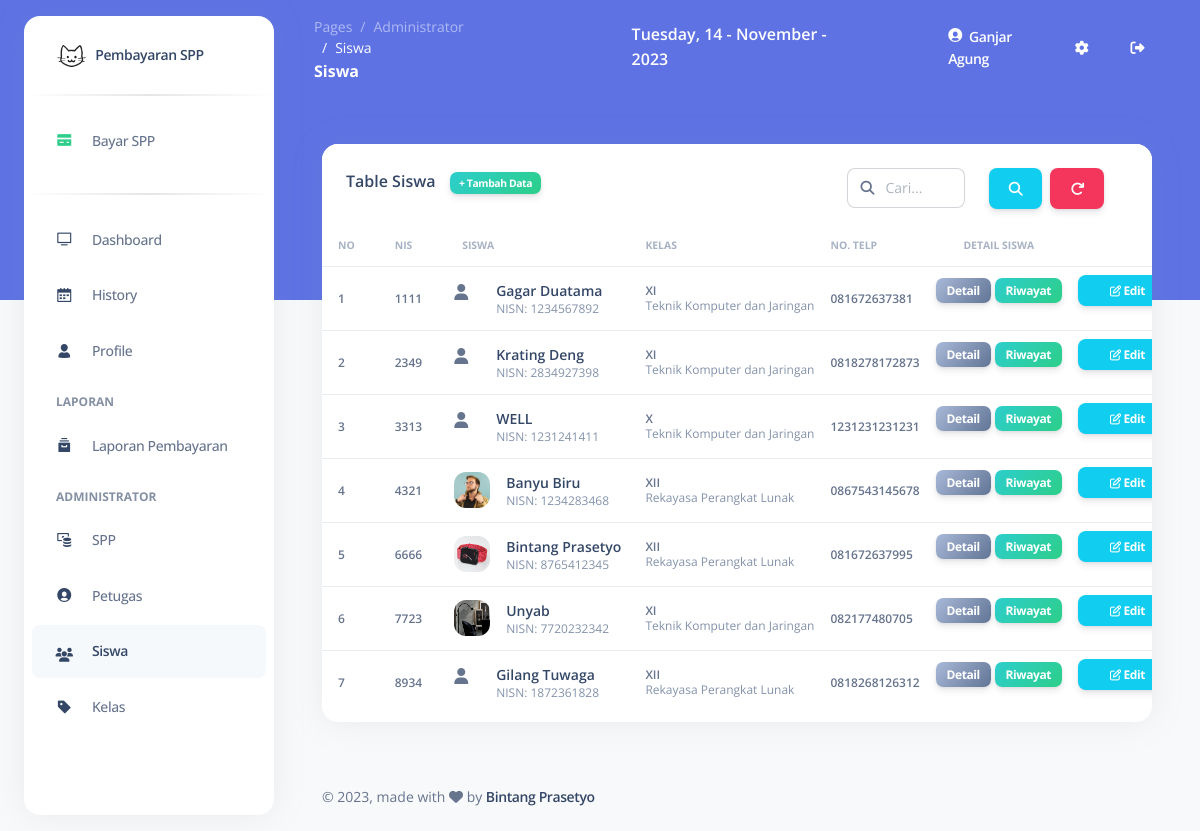
The page /pages/index.php?page=siswa (signed in) on the database its author committed.
### tables this page shows
CREATE TABLE `siswa` (
  `nisn` char(10) NOT NULL,
  `nis` char(8) DEFAULT NULL,
  `nama` varchar(35) DEFAULT NULL,
  `id_kelas` int(11) DEFAULT NULL,
  `alamat` text DEFAULT NULL,
  `no_telp` varchar(13) DEFAULT NULL,
  `password` varchar(32) DEFAULT NULL,
  `foto` varchar(75) DEFAULT NULL
);

CREATE TABLE `kelas` (
  `id_kelas` int(11) NOT NULL,
  `nama_kelas` varchar(10) DEFAULT NULL,
  `kompetensi_keahlian` varchar(50) DEFAULT NULL
);

### pages/index.php (called while the page is built)
<?php
require_once 'header.php';
?>
  <?php
    require_once 'header-up.php';
  ?>
  <?php
    $page = isset($_GET['page']) ? $_GET['page'] : 'dashboard' ;
    include $page . '.php';
  ?>
<?php
require_once 'footer.php';
?>

### pages/siswa.php (the view, shortened to what this page needs)
<div class="container-fluid py-4">
  <div class="row">
    <div class="col-12">
      <div class="card mb-4">
        <div class="card-header pb-0">
          <form method="post">
            <h6>
              Table Siswa
              <a style="margin-left: 10px;" title="Tambah data Siswa baru" class="btn btn-sm badge badge-sm text-xxs bg-gradient-success" data-bs-toggle="modal" data-bs-target="#tambahsiswa">+ Tambah Data</a>
              <a class="btn btn-danger me-4" title="Reset filter pada table" href="" style="float: right;">
                <i class="fa fa-repeat" aria-hidden="true"></i>
              </a>
              <button type="submit" title="Cari data apapun pada table" class="btn btn-info me-2" style="float: right;">
                <i class="fas fa-search" aria-hidden="true"></i>
              </button>
              <div class="input-group w-15 me-4 mh-50 form-inline" title="Cari data apapun pada table" style="float: right;">
                <span class="input-group-text text-body"><i class="fas fa-search" aria-hidden="true"></i></span>
                <input type="text" class="form-control" name="caridata" pattern="[A-Za-z0-9& .]*" oninvalid="alert('Tolong isi Tab Pencarian dengan Benar')" placeholder="Cari..." required>
              </div>
            </h6>
          </form>
        </div>
        <div class="card-body px-0 pt-0 pb-2">
          <div class="table-responsive p-0">
            <table class="table align-items-center mb-0">
              <thead>
                <tr>
                  <th class="text-uppercase text-secondary text-xxs font-weight-bolder opacity-7 ps-3">No</th>
                  <th class="text-uppercase text-secondary text-xxs font-weight-bolder opacity-7 ps-3">NIS</th>
                  <th class="text-uppercase text-secondary text-xxs font-weight-bolder opacity-7">Siswa</th>
                  <th class="text-uppercase text-secondary text-xxs font-weight-bolder opacity-7 ps-2">Kelas</th>
                  <th class="text-uppercase text-secondary text-xxs font-weight-bolder opacity-7 ps-2">No. Telp</th>
                  <th class="text-center text-uppercase text-secondary text-xxs font-weight-bolder opacity-7">Detail Siswa</th>
                  <th class="text-secondary opacity-7"></th>
                </tr>
              </thead>
              <tbody>
                <?php
                if (isset($_POST['caridata'])) {
                  $cari = $_POST['caridata'];
                  $query = mysqli_query($connect, "SELECT * FROM siswa INNER JOIN kelas ON siswa.id_kelas=kelas.id_kelas WHERE nisn LIKE '%" . $cari . "%' OR nis LIKE '%" . $cari . "%' OR nama LIKE '%" . $cari . "%' OR nama_kelas LIKE '%" . $cari . "%' OR kompetensi_keahlian LIKE '%" . $cari . "%' OR alamat LIKE '%" . $cari . "%' OR no_telp LIKE '%" . $cari . "%' ORDER BY nis ");
                } else {
                  $query = mysqli_query($connect, "SELECT * FROM siswa INNER JOIN kelas ON siswa.id_kelas=kelas.id_kelas ORDER BY nis ");
                }
                $i = 1;
                while ($data = mysqli_fetch_array($query)) {
                ?>
                  <tr>
                    <td>
                      <div class="d-flex px-2 py-1">
                        <div class="d-flex flex-column justify-content-center">
                          <p class="text-xs font-weight-bold mb-0"><?= $i ?></p>
                        </div>
                      </div>
                    </td>
                    <td>
                      <div class="d-flex px-2 py-1">
                        <div class="d-flex flex-column justify-content-center">
                          <p class="text-xs font-weight-bold mb-0"><?= $data['nis'] ?></p>
                        </div>
                      </div>
                    </td>
                    <td>
                      <div class="d-flex px-2 py-1">
                        <div id="myAvatar" title="Lihat Foto profile dari Siswa <?= $data['nama'] ?>">
                          <img src="../assets/img/avatars/<?= $data['foto'] ?>" class="avatar avatar-sm me-3" alt="user1" <?= ($data['foto'] == '' ? 'hidden' : '') ?> onclick="document.getElementById('fullimage<?= $data['nisn'] ?>').style.display = 'block' ">
                          <i class="fa fa-user me-sm-1" <?= ($data['foto'] == '' ? '' : 'hidden') ?>></i>
                        </div>
                        <div class="d-flex flex-column justify-content-center <?= ($data['foto'] == '' ? 'ms-4' : '') ?>">
                          <h6 class="mb-0 text-sm"><?= $data['nama'] ?></h6>
                          <p class="text-xs text-secondary mb-0">NISN: <?= $data['nisn'] ?></p>
                        </div>
                      </div>
                    </td>
                    <td>
                      <p class="text-xs font-weight-bold mb-0"><?= $data['nama_kelas'] ?></p>
                      <p class="text-xs text-secondary mb-0"><?= $data['kompetensi_keahlian'] ?></p>
                    </td>
                    <td>
                      <p class="text-xs font-weight-bold mb-0"><?= $data['no_telp'] ?></p>
                    </td>
                    <td class="align-middle text-center">
                      <a data-bs-toggle="modal" title="Cek Detail Data Siswa" data-bs-target="#detailsiswa<?= $data['nisn'] ?>" class="btn btn-sm badge badge-sm bg-gradient-secondary">Detail</a>
                      <a data-bs-toggle="modal" title="Cek Detail Pembayaran SPP Siswa" data-bs-target="#detailsiswaspp<?= $data['nisn'] ?>" class="btn btn-sm badge badge-sm bg-gradient-success">Riwayat</a>
                    </td>
                    <td class="align-middle text-center">
                      <a data-bs-toggle="modal" title="Edit data siswa" data-bs-target="#editsiswa<?= $data['nisn'] ?>" class="btn btn-info btn-sm text-xs" data-original-title="Edit Kelas">
                        <i class="fa fa-pencil-square-o" aria-hidden="true"></i>
                        Edit
                      </a>
                    </td>
                  </tr>
                <?php
                  $i++;
                }
                ?>
              </tbody>
            </table>
          </div>
        </div>
      </div>
    </div>
  </div>
</div>

### assets/css/avatar-show.css (style rules this page uses)
#myAvatar img { cursor: pointer; transition: margin-bottom 0.2s ease-in-out, transform 0.1s ease-in-out, box-shadow 0.1s ease-in-out; }

### rows shown on the page
siswa: nis "1111", nama "Gagar Duatama", nisn "1234567892", id_kelas.nama_kelas "XI", id_kelas.kompetensi_keahlian "Teknik Komputer dan Jaringan", no_telp "081672637381"
siswa: nis "2349", nama "Krating Deng", nisn "2834927398", id_kelas.nama_kelas "XI", id_kelas.kompetensi_keahlian "Teknik Komputer dan Jaringan", no_telp "0818278172873"
siswa: nis "3313", nama "WELL", nisn "1231241411", id_kelas.nama_kelas "X", id_kelas.kompetensi_keahlian "Teknik Komputer dan Jaringan", no_telp "1231231231231"
siswa: nis "4321", foto (picture), nama "Banyu Biru", nisn "1234283468", id_kelas.nama_kelas "XII", id_kelas.kompetensi_keahlian "Rekayasa Perangkat Lunak", no_telp "0867543145678"
siswa: nis "6666", foto (picture), nama "Bintang Prasetyo", nisn "8765412345", id_kelas.nama_kelas "XII", id_kelas.kompetensi_keahlian "Rekayasa Perangkat Lunak", no_telp "081672637995"
siswa: nis "7723", foto (picture), nama "Unyab", nisn "7720232342", id_kelas.nama_kelas "XI", id_kelas.kompetensi_keahlian "Teknik Komputer dan Jaringan", no_telp "082177480705"
siswa: nis "8934", nama "Gilang Tuwaga", nisn "1872361828", id_kelas.nama_kelas "XII", id_kelas.kompetensi_keahlian "Rekayasa Perangkat Lunak", no_telp "0818268126312"

### other values the page prints
$title "Siswa"
$nama "Ganjar Agung"
